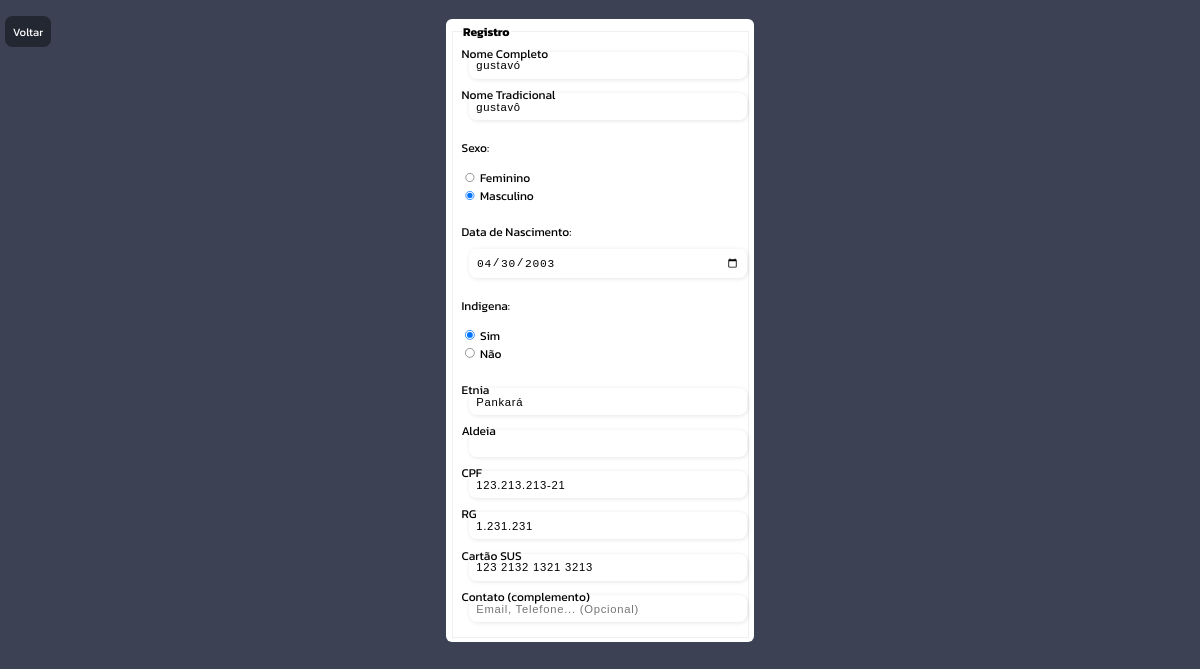
The app's page /casai/registro-completo.php?id=2 (signed in) with its own data.
### tables this page shows
CREATE TABLE IF NOT EXISTS `registros` (
`id` int(11) NOT NULL,
  `nome` varchar(45) NOT NULL,
  `nome_tradicional` varchar(45) DEFAULT NULL,
  `sexo` varchar(9) NOT NULL,
  `data_nascimento` date NOT NULL,
  `indigena` varchar(3) NOT NULL,
  `etnia` varchar(30) DEFAULT NULL,
  `aldeia` varchar(30) DEFAULT NULL,
  `cpf` varchar(14) NOT NULL,
  `rg` varchar(14) NOT NULL,
  `cartao_sus` varchar(18) NOT NULL,
  `complemento` varchar(110) DEFAULT NULL
);

### casai/registro-completo.php (the view, shortened to what this page needs)
<?php
    if(!empty($_GET['id']))
    {
        include_once('config.php');
        $id = $_GET['id'];
        $sqlSelect = "SELECT * FROM registros WHERE id=$id";
        $result = $conexao->query($sqlSelect);
        if($result-> num_rows > 0)
        {
            while($registros_data = mysqli_fetch_assoc($result))
            {
                $nome = $registros_data['nome'];
                $nomeTradicional = $registros_data['nome_tradicional'];
                $sexo = $registros_data['sexo'];
                $nascimento = $registros_data['data_nascimento'];
                $indigena = $registros_data['indigena'];
                $etnia = $registros_data['etnia'];
                $aldeia = $registros_data['aldeia'];
                $cpf = $registros_data['cpf'];
                $rg = $registros_data['rg'];
                $sus = $registros_data['cartao_sus'];
                $complemento = $registros_data['complemento'];
            }
        }
        else
        {
            header('Location: historico-registros.php');
        }
    }
?>
<!DOCTYPE html>
<html lang="pt-br">
<head>
    <link rel="stylesheet" href="assets//css//style.css">
</head>
<body>
    <div class="voltar">
        <a href="historico-registros.php">Voltar</a>
    </div>
    <div class="box" in="content">
        <form action="registro.php" method="POST">
            <fieldset>
                <legend><b>Registro</b></legend>
                <div class="inputBox">
                    <input type="text" name="nome" id="nome" class="inputUser" maxlength="45" value="<?php echo $nome ?>" placeholder="Digite O Nome Completo (Obrigatório)" required>
                    <label for="nome" class="lableInput">Nome Completo</label>
                </div>
                <div class="inputBox">
                    <input type="text" name="nomet" id="nomet" class="inputUser" value="<?php echo $nomeTradicional ?>" maxlength="45" placeholder="Digite O Nome Tradicional (Opcional)">
                    <label for="nomet" class="lableInput">Nome Tradicional</label>
                </div>
                <div class="genderInputs">
                    <div class="genderTitle">
                        <p>Sexo:</p>
                    </div>
                    <div class="gender-group">
                        <div class="gender-input">
                            <input id="Feminino" type="radio" name="gender" value="Feminino" <?php echo $sexo == 'Feminino' ? 'checked' : '' ?> required>
                            <label for="Feminino">Feminino</label>
                        </div>
                        <div class="gender-input">
                            <input id="Masculino" type="radio" name="gender" value="Masculino" <?php echo $sexo == 'Masculino' ? 'checked' : ''?> required>
                            <label for="Masculino">Masculino</label>
                        </div>
                    </div>
                </div>
                <br>
                <div class="inputBox">
                    <label for="data_nasc">Data de Nascimento:</label>
                    <input type="date" name="data_nasc" id="data_nasc" class="inputUser" value="<?php echo $nascimento ?>" required>
                </div>
                <div class="indigenousInputs">
                    <div class="indigenousTitle">
                        <p>Indigena:</p>
                    </div>
                    <div class="indigenous-group">
                        <div class="indigenous-input">
                            <input id="yes" type="radio" name="is_indigenous" value="Sim" <?php echo $indigena == 'Sim' ? 'checked' : ''?> required>
                            <label for="yes">Sim</label>
                        </div>
                        <div class="indigenous-input">
                            <input id="no" type="radio" name="is_indigenous" value="Não" <?php echo $indigena == 'Não' ? 'checked' : ''?> required>
                            <label for="no">Não</label>
                        </div>
                    </div>
                </div>
                <br>
                <div class="inputBox">
                    <input type="text" name="etnia" id="etnia" class="inputUser" maxlength="30" value="<?php echo $etnia ?>">
                    <label for="nome" class="lableInput">Etnia</label>
                </div>
                <div class="inputBox">
                    <input type="text" name="aldeia" id="aldeia" class="inputUser" maxlength="30" value="<?php echo $aldeia ?>">
                    <label for="nome" class="lableInput">Aldeia</label>
                </div>
                <div class="inputBox">
                    <input type="text" name="cpf" id="cpf" class="inputUser" maxlength="14" placeholder="Digite O Número Do CPF (Obrigatório)" required value="<?php echo $cpf ?>">
                    <label for="nome" class="lableInput">CPF</label>
                </div>
                <div class="inputBox">
                    <input type="text" name="rg" id="rg" class="inputUser" maxlength="14" placeholder="Digite O Número Do CPF (Obrigatório)" required value="<?php echo $rg ?>">
                    <label for="nome" class="lableInput">RG</label>
                </div>
                <div class="inputBox">
                    <input type="text" name="cartaoSus" id="cartaoSus" class="inputUser" maxlength="18" placeholder="Digite O Número Do Carão SUS (Opcional)" value="<?php echo $sus ?>">
                    <label for="cartaoSus" class="lableInput">Cartão SUS</label>
                </div>
                <div class="inputBox">
                    <input type="text" name="complemento" id="complemento" class="inputUser" maxlength="110" placeholder="Email, Telefone... (Opcional)" value="<?php echo $complemento ?>">
                    <label for="complemento" class="lableInput">Contato (complemento)</label>
                </div>
            </fieldset>
        </form>
    </div>
</body>
</html>

### casai/assets/css/style.css (style rules this page uses)
body,html { margin: 0px; padding: 0px; background-color: #3C4254; font-family: 'Kanit', sans-serif; }
.box { position: relative; background-color: #FFF; border-radius: 8px; color: aliceblue; padding: 5px; width: 80%; max-width: 400px; margin: 25px auto 0; }
fieldset { color: black; }
.inputBox { position: relative; }
.inputUser { width: 95%; margin: 0.6rem; padding: 10px; border-radius: 10px; border: none; box-shadow: 1px 1px 6px #0000001c; font-size: 15px; letter-spacing: 1px; }
.lableInput { position: absolute; top: 0px; left: 0px; pointer-events: none; transition: .5s; }
.voltar { position: absolute; margin-top: 5px; margin-left: 5px; }
.voltar a { text-decoration: none; color: #FFF; font-size: 15px; margin: 2px; background-color: rgba(0, 0, 0, 0.414); padding: 10px; border-radius: 10px; }
@media screen and (max-width: 1400px) { body { zoom: 0.75; } }

### records on screen
registros: nome "gustavó", nomet "gustavô", sexo "☐ Feminino", sexo "☑ Masculino", data_nasc "04/30/2003", indigena "☑ Sim", indigena "☐ Não", etnia "Pankará", cpf "123.213.213-21", rg "1.231.231", cartaoSus "123 2132 1321 3213"
